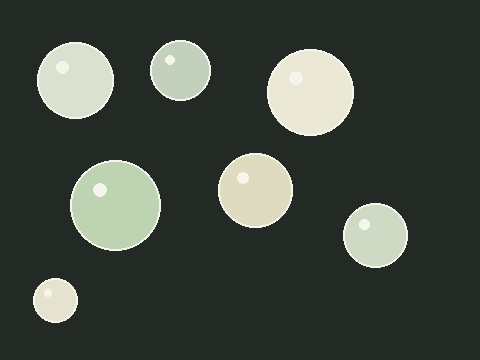
#> input picture images/input/cena1_favoravel.png, 480 x 360 px
$ python pdi_lab.py --input images/input/cena1_favoravel.png --output out.png --operation segment
#> lines starting #> are read from the running program, lines starting #| are printed output that depends on the picture; after the words box and inside, x2 and y2 are one past the last pixel; in counts of white or black regions, pixels touching at a corner belong together; long printed decimals are rounded
from __future__ import annotations
import argparse, csv, json, sys
from pathlib import Path
import cv2
import numpy as np

def read_image(path):
#> called with path = 'images/input/cena1_favoravel.png'
    img = cv2.imread(str(path), cv2.IMREAD_UNCHANGED)
#> img is the input picture: shape (360, 480, 3); mean B, G, R 65.6, 72.7, 65.8
    if img is None:
        raise ValueError(f"Falha ao ler imagem: {path}")
    if img.ndim not in (2, 3):
        raise ValueError("Imagem incompatível: dimensões inválidas.")
    return img

def to_gray(img):
    if img.ndim == 2:
        return img
    if img.shape[2] == 4:
        return cv2.cvtColor(img, cv2.COLOR_BGRA2GRAY)
    if img.shape[2] == 3:
        return cv2.cvtColor(img, cv2.COLOR_BGR2GRAY)
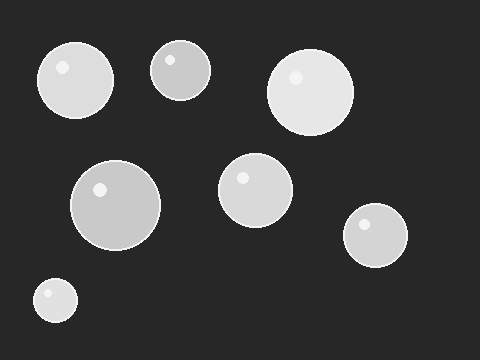
#> returned value: shape (360, 480); min 39, max 244, mean 69.5
    raise ValueError("Imagem incompatível: esperado 1, 3 ou 4 canais.")

def segment_image(img, method="fixed", threshold=120, block_size=11, constant=2,
                  hsv_low=(0,0,150), hsv_high=(179,255,255), invert=False):
    if not 0 <= threshold <= 255:
        raise ValueError("--threshold deve estar entre 0 e 255.")
    if block_size < 3 or block_size % 2 == 0:
        raise ValueError("--block-size deve ser ímpar e >= 3.")
    if method == "hsv":
        if img.ndim != 3 or img.shape[2] < 3:
            raise ValueError("O método hsv exige imagem colorida.")
        bgr = img[:,:,:3] if img.shape[2] == 3 else cv2.cvtColor(img, cv2.COLOR_BGRA2BGR)
        hsv = cv2.cvtColor(bgr, cv2.COLOR_BGR2HSV)
        lo = np.array(hsv_low, dtype=np.uint8); hi = np.array(hsv_high, dtype=np.uint8)
        mask = cv2.inRange(hsv, lo, hi)
    else:
        gray = to_gray(img)
        if gray.dtype != np.uint8:
            if np.issubdtype(gray.dtype, np.integer):
                gray = cv2.normalize(gray, None, 0, 255, cv2.NORM_MINMAX).astype(np.uint8)
            else:
                raise ValueError("Tipo de imagem não suportado; use uint8 ou inteiro.")
        if method == "fixed":
            # Contrato do enunciado: f(x,y) >= T vira 255.
            mask = np.where(gray >= int(threshold), 255, 0).astype(np.uint8)
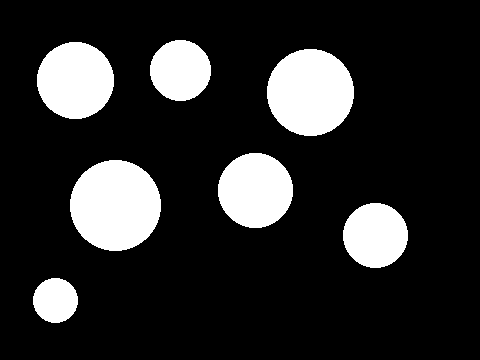
#> mask: shape (360, 480); 16.9% white; 7 white regions, largest, box (x1, y1, x2, y2) and area: (70, 160, 161, 251) 6493, (267, 49, 354, 136) 5941, (37, 42, 114, 119) 4645
        elif method == "otsu":
            _, mask = cv2.threshold(gray, 0, 255, cv2.THRESH_BINARY + cv2.THRESH_OTSU)
        elif method == "adaptive":
            mask = cv2.adaptiveThreshold(gray, 255, cv2.ADAPTIVE_THRESH_GAUSSIAN_C,
                                         cv2.THRESH_BINARY, int(block_size), float(constant))
        else:
            raise ValueError(f"Método desconhecido: {method}")
    if invert:
        mask = cv2.bitwise_not(mask)
    return mask

def validate_mask(mask, shape=None):
#> called with shape = (360, 480, 3)
    if mask is None or mask.ndim != 2:
        raise ValueError("Máscara deve ter exatamente um canal.")
    if shape is not None and mask.shape != shape[:2]:
        raise ValueError("Dimensões da máscara diferem da entrada.")
    vals = set(np.unique(mask).tolist())
#> vals = 2 items
    if not vals.issubset({0,255}):
        raise ValueError(f"Máscara não binária: valores encontrados {sorted(vals)}")
    return True

def run_segment(args):
    img = read_image(args.input)
    mask = segment_image(img, args.method, args.threshold, args.block_size, args.constant,
                         tuple(args.hsv_low), tuple(args.hsv_high), args.invert)
    validate_mask(mask, img.shape)
    out = Path(args.output); out.parent.mkdir(parents=True, exist_ok=True)
    if not cv2.imwrite(str(out), mask):
        raise ValueError(f"Falha ao salvar: {out}")
    fg = int(np.count_nonzero(mask))
#> fg = 29279
    total = int(mask.size)
#> total = 172800
    print(json.dumps({"operation":"segment","method":args.method,"width":int(mask.shape[1]),
                      "height":int(mask.shape[0]),"foreground_pixels":fg,
                      "foreground_ratio":fg/total,"unique_values":sorted(set(np.unique(mask).tolist()))},
                     ensure_ascii=False))
#| {"operation": "segment", "method": "fixed", "width": 480, "height": 360, "foreground_pixels": 29279, "foreground_ratio": 0.1694, "unique_values": [0, 255]}
    return 0

# [79 lines left out: functions component_rows, write_csv, run_analyze, colorize_labels, not called in this run]

def build_parser():
    p=argparse.ArgumentParser(prog="pdi_lab",description="Laboratórios PDI M2.1/M2.2")
    p.add_argument("--input",required=True,help="Imagem de entrada")
    p.add_argument("--output",required=True,help="Arquivo de saída (segment) ou prefixo (analyze)")
    p.add_argument("--operation",required=True,choices=["segment","analyze"])
    p.add_argument("--method",default="fixed",choices=["fixed","otsu","adaptive","hsv"])
    p.add_argument("--threshold",type=int,default=120)
    p.add_argument("--block-size",type=int,default=11)
    p.add_argument("--constant",type=float,default=2.0)
    p.add_argument("--hsv-low",type=int,nargs=3,default=[0,0,150],metavar=("HMIN","SMIN","VMIN"))
    p.add_argument("--hsv-high",type=int,nargs=3,default=[179,255,255],metavar=("HMAX","SMAX","VMAX"))
    p.add_argument("--invert",action="store_true",help="Inverte a máscara após limiarização")
    p.add_argument("--connectivity",type=int,default=8)
    p.add_argument("--min-area",type=int,default=20)
    p.add_argument("--kernel-shape",choices=["rect","ellipse"],default="ellipse")
    p.add_argument("--open-kernel",type=int,default=3)
    p.add_argument("--close-kernel",type=int,default=5)
    p.add_argument("--iterations",type=int,default=1)
    return p

def main(argv=None):
    parser=build_parser(); args=parser.parse_args(argv)
    try:
        if args.operation=="segment":
            if args.method not in ("fixed","otsu","adaptive","hsv"): raise ValueError("Método inválido.")
            return run_segment(args)
        if args.open_kernel < 1 or args.close_kernel < 1 or args.iterations < 1:
            raise ValueError("Parâmetros morfológicos devem ser positivos.")
        return run_analyze(args)
    except (ValueError, cv2.error, OSError) as exc:
        print(f"ERRO: {exc}",file=sys.stderr)
        return 2

if __name__=="__main__":
    sys.exit(main())
#> (the program exits here)
